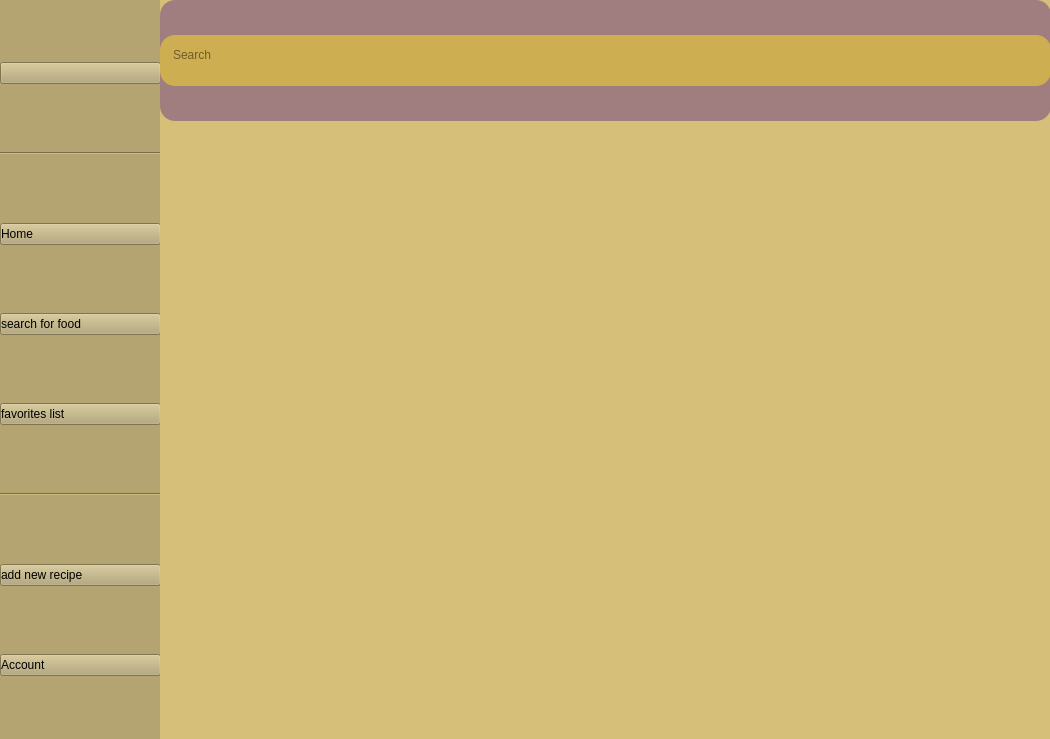
<?xml version="1.0" encoding="UTF-8"?>
<ui version="4.0">
 <class>MainWindow</class>
 <widget class="QMainWindow" name="MainWindow">
  <property name="geometry">
   <rect>
    <x>0</x>
    <y>0</y>
    <width>1050</width>
    <height>739</height>
   </rect>
  </property>
  <property name="minimumSize">
   <size>
    <width>650</width>
    <height>450</height>
   </size>
  </property>
  <property name="maximumSize">
   <size>
    <width>1050</width>
    <height>750</height>
   </size>
  </property>
  <property name="windowTitle">
   <string>MainWindow</string>
  </property>
  <widget class="QWidget" name="centralwidget">
   <widget class="QWidget" name="widget" native="true">
    <property name="geometry">
     <rect>
      <x>0</x>
      <y>0</y>
      <width>161</width>
      <height>741</height>
     </rect>
    </property>
    <property name="minimumSize">
     <size>
      <width>120</width>
      <height>651</height>
     </size>
    </property>
    <property name="maximumSize">
     <size>
      <width>170</width>
      <height>741</height>
     </size>
    </property>
    <property name="styleSheet">
     <string notr="true">background:#B3A472
</string>
    </property>
    <layout class="QVBoxLayout" name="verticalLayout">
     <item>
      <widget class="QPushButton" name="pushButton_6">
       <property name="text">
        <string/>
       </property>
      </widget>
     </item>
     <item>
      <widget class="Line" name="line_2">
       <property name="orientation">
        <enum>Qt::Horizontal</enum>
       </property>
      </widget>
     </item>
     <item>
      <widget class="QPushButton" name="pushButton">
       <property name="styleSheet">
        <string notr="true">text-align: left;</string>
       </property>
       <property name="text">
        <string>Home</string>
       </property>
       <property name="icon">
        <iconset>
         <normaloff>../accets/icon/icons8-home-50.png</normaloff>../accets/icon/icons8-home-50.png</iconset>
       </property>
      </widget>
     </item>
     <item>
      <widget class="QPushButton" name="pushButton_2">
       <property name="styleSheet">
        <string notr="true">text-align: left;</string>
       </property>
       <property name="text">
        <string>search for food</string>
       </property>
       <property name="icon">
        <iconset>
         <normaloff>../accets/icon/icons8-search-50.png</normaloff>../accets/icon/icons8-search-50.png</iconset>
       </property>
      </widget>
     </item>
     <item>
      <widget class="QPushButton" name="pushButton_3">
       <property name="styleSheet">
        <string notr="true">text-align: left;</string>
       </property>
       <property name="text">
        <string>favorites list</string>
       </property>
       <property name="icon">
        <iconset>
         <normaloff>../accets/icon/icons8-book-50 (1).png</normaloff>../accets/icon/icons8-book-50 (1).png</iconset>
       </property>
      </widget>
     </item>
     <item>
      <widget class="Line" name="line">
       <property name="orientation">
        <enum>Qt::Horizontal</enum>
       </property>
      </widget>
     </item>
     <item>
      <widget class="QPushButton" name="pushButton_4">
       <property name="styleSheet">
        <string notr="true">text-align: left;</string>
       </property>
       <property name="text">
        <string>add new recipe</string>
       </property>
       <property name="icon">
        <iconset>
         <normaloff>../accets/icon/icons8-plus-50.png</normaloff>../accets/icon/icons8-plus-50.png</iconset>
       </property>
      </widget>
     </item>
     <item>
      <widget class="QPushButton" name="pushButton_5">
       <property name="styleSheet">
        <string notr="true">text-align: left;</string>
       </property>
       <property name="text">
        <string>Account</string>
       </property>
       <property name="icon">
        <iconset>
         <normaloff>../accets/icon/icons8-account-50.png</normaloff>../accets/icon/icons8-account-50.png</iconset>
       </property>
      </widget>
     </item>
    </layout>
   </widget>
   <widget class="QWidget" name="widget_2" native="true">
    <property name="geometry">
     <rect>
      <x>160</x>
      <y>-10</y>
      <width>891</width>
      <height>950</height>
     </rect>
    </property>
    <property name="minimumSize">
     <size>
      <width>750</width>
      <height>950</height>
     </size>
    </property>
    <property name="maximumSize">
     <size>
      <width>891</width>
      <height>651</height>
     </size>
    </property>
    <property name="styleSheet">
     <string notr="true">background:#D6BF78</string>
    </property>
    <widget class="QWidget" name="widget_3" native="true">
     <property name="geometry">
      <rect>
       <x>0</x>
       <y>10</y>
       <width>891</width>
       <height>121</height>
      </rect>
     </property>
     <property name="minimumSize">
      <size>
       <width>0</width>
       <height>100</height>
      </size>
     </property>
     <property name="maximumSize">
      <size>
       <width>16777215</width>
       <height>150</height>
      </size>
     </property>
     <property name="styleSheet">
      <string notr="true">background-color: #A07E7F;
border-radius: 15px;</string>
     </property>
     <layout class="QVBoxLayout" name="verticalLayout_2">
      <property name="topMargin">
       <number>0</number>
      </property>
      <item>
       <widget class="QFrame" name="frame_2">
        <property name="enabled">
         <bool>true</bool>
        </property>
        <property name="minimumSize">
         <size>
          <width>0</width>
          <height>51</height>
         </size>
        </property>
        <property name="maximumSize">
         <size>
          <width>16777215</width>
          <height>51</height>
         </size>
        </property>
        <property name="styleSheet">
         <string notr="true">background-color: #CDAE51;</string>
        </property>
        <property name="frameShape">
         <enum>QFrame::StyledPanel</enum>
        </property>
        <property name="frameShadow">
         <enum>QFrame::Raised</enum>
        </property>
        <layout class="QHBoxLayout" name="horizontalLayout_3">
         <property name="topMargin">
          <number>9</number>
         </property>
         <item>
          <widget class="QTextEdit" name="textEdit_2">
           <property name="styleSheet">
            <string notr="true">color: #0B090A;
font: 12pt &quot;Segoe UI&quot;;</string>
           </property>
           <property name="placeholderText">
            <string>Search</string>
           </property>
          </widget>
         </item>
         <item>
          <widget class="QLabel" name="label_5">
           <property name="maximumSize">
            <size>
             <width>25</width>
             <height>25</height>
            </size>
           </property>
           <property name="text">
            <string notr="true"/>
           </property>
           <property name="pixmap">
            <pixmap>C:/Users/Admin/Documents/app_producer_advanced/PetAdoptionApp/img/icons8-search-64.png</pixmap>
           </property>
           <property name="scaledContents">
            <bool>true</bool>
           </property>
          </widget>
         </item>
        </layout>
       </widget>
      </item>
     </layout>
    </widget>
   </widget>
  </widget>
 </widget>
 <resources/>
 <connections/>
</ui>
